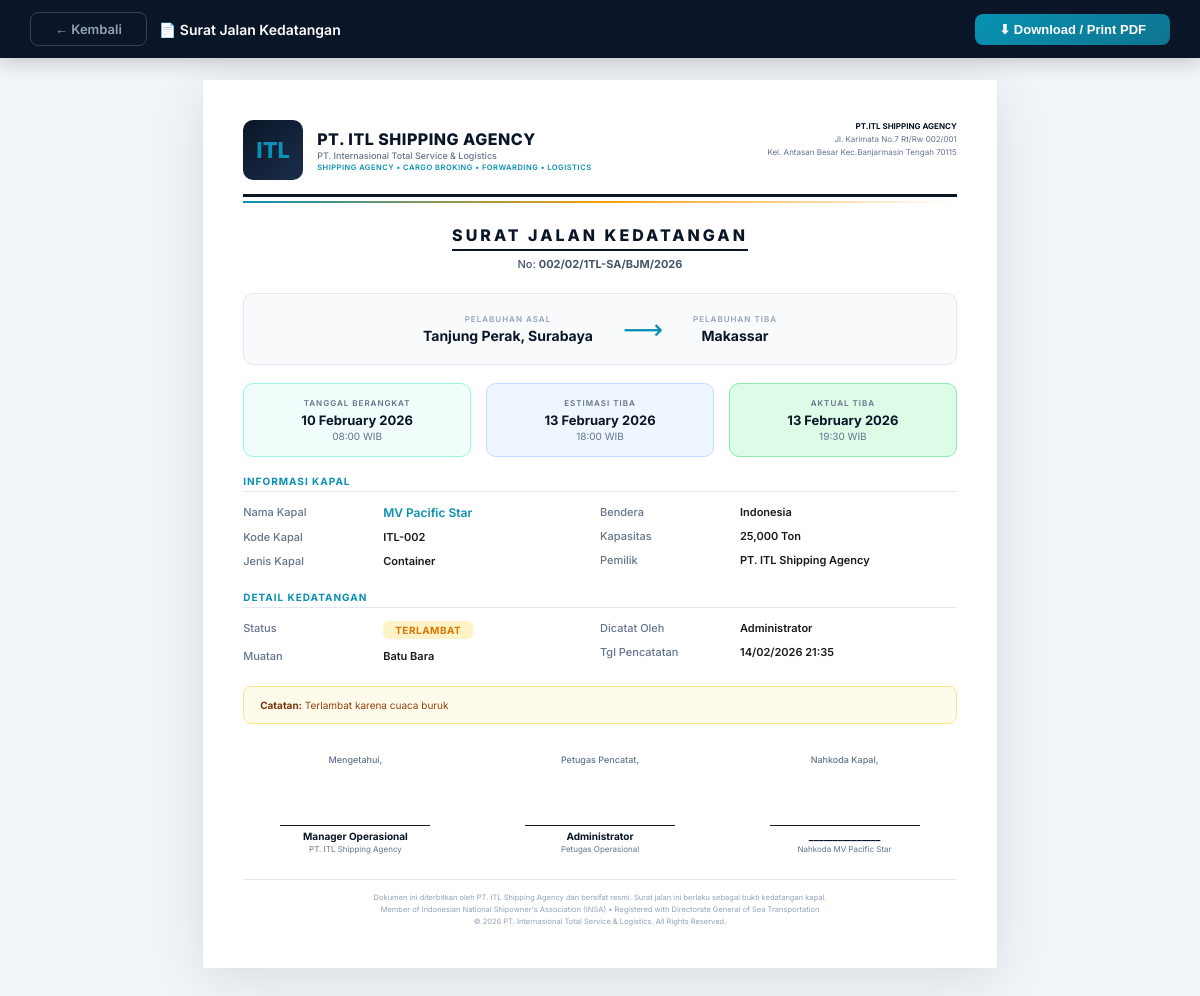
/kedatangan/surat_jalan.php?id=2 (signed in), run on the app's committed database.
### tables this page shows
CREATE TABLE `kedatangan` (
  `id` int(11) NOT NULL,
  `id_kapal` int(11) NOT NULL,
  `id_keberangkatan` int(11) DEFAULT NULL,
  `pelabuhan_asal` varchar(100) NOT NULL,
  `pelabuhan_tiba` varchar(100) NOT NULL,
  `tanggal_tiba` datetime NOT NULL,
  `tanggal_aktual_tiba` datetime DEFAULT NULL,
  `status` enum('menunggu','tiba','terlambat','batal') NOT NULL DEFAULT 'menunggu',
  `catatan` text DEFAULT NULL,
  `created_by` int(11) DEFAULT NULL,
  `created_at` datetime NOT NULL DEFAULT current_timestamp(),
  `updated_at` datetime NOT NULL DEFAULT current_timestamp() ON UPDATE current_timestamp()
);

CREATE TABLE `keberangkatan` (
  `id` int(11) NOT NULL,
  `id_kapal` int(11) NOT NULL,
  `pelabuhan_asal` varchar(100) NOT NULL,
  `pelabuhan_tujuan` varchar(100) NOT NULL,
  `tanggal_berangkat` datetime NOT NULL,
  `muatan` varchar(100) DEFAULT NULL,
  `berat_muatan` int(11) DEFAULT 0,
  `status` enum('dijadwalkan','berlayar','selesai','batal') NOT NULL DEFAULT 'dijadwalkan',
  `catatan` text DEFAULT NULL,
  `created_by` int(11) DEFAULT NULL,
  `created_at` datetime NOT NULL DEFAULT current_timestamp(),
  `updated_at` datetime NOT NULL DEFAULT current_timestamp() ON UPDATE current_timestamp()
);

CREATE TABLE `kapal` (
  `id` int(11) NOT NULL,
  `nama_kapal` varchar(100) NOT NULL,
  `kode_kapal` varchar(30) NOT NULL,
  `jenis_kapal` varchar(50) DEFAULT NULL,
  `bendera` varchar(50) DEFAULT NULL,
  `kapasitas_ton` int(11) DEFAULT 0,
  `pemilik` varchar(100) DEFAULT NULL,
  `keterangan` text DEFAULT NULL,
  `status` enum('aktif','nonaktif') NOT NULL DEFAULT 'aktif',
  `created_at` datetime NOT NULL DEFAULT current_timestamp(),
  `updated_at` datetime NOT NULL DEFAULT current_timestamp() ON UPDATE current_timestamp()
);

CREATE TABLE `users` (
  `id` int(11) NOT NULL,
  `username` varchar(50) NOT NULL,
  `password` varchar(255) NOT NULL,
  `nama_lengkap` varchar(100) NOT NULL,
  `email` varchar(100) DEFAULT NULL,
  `no_telepon` varchar(20) DEFAULT NULL,
  `level` enum('admin','pimpinan','petugas') NOT NULL DEFAULT 'petugas',
  `foto` varchar(255) DEFAULT NULL,
  `created_at` datetime NOT NULL DEFAULT current_timestamp(),
  `updated_at` datetime NOT NULL DEFAULT current_timestamp() ON UPDATE current_timestamp()
);

### kedatangan/surat_jalan.php (the view, shortened to what this page needs)
<?php
require_once __DIR__ . '/../config/database.php';
$id = (int)($_GET['id'] ?? 0);
$stmt = $pdo->prepare("
    SELECT kd.*, kp.nama_kapal, kp.kode_kapal, kp.jenis_kapal, kp.bendera, kp.kapasitas_ton, kp.pemilik,
           u.nama_lengkap as pencatat,
           kb.pelabuhan_asal as kb_asal, kb.pelabuhan_tujuan as kb_tujuan, kb.tanggal_berangkat, kb.muatan, kb.berat_muatan
    FROM kedatangan kd
    JOIN kapal kp ON kd.id_kapal = kp.id
    LEFT JOIN users u ON kd.created_by = u.id
    LEFT JOIN keberangkatan kb ON kd.id_keberangkatan = kb.id
    WHERE kd.id = ?
");
$stmt->execute([$id]);
$d = $stmt->fetch();
$no_surat = str_pad($d['id'], 3, '0', STR_PAD_LEFT) . '/' . date('m', strtotime($d['tanggal_tiba'])) . '/1TL-SA/BJM/' . date('Y', strtotime($d['tanggal_tiba']));
?>
<!DOCTYPE html>
<html lang="id">
<head>
</head>
<body>
    <div class="print-bar no-print">
        <div style="display:flex;align-items:center;gap:12px">
            <a href="javascript:history.back()" class="btn-action btn-back">← Kembali</a>
            <span>📄 Surat Jalan Kedatangan</span>
        </div>
        <button class="btn-action btn-print" onclick="window.print()">⬇ Download / Print PDF</button>
    </div>
    <div class="surat-container">
        <div class="kop-surat">
            <div class="kop-left">
                <div class="kop-logo">ITL</div>
                <div class="kop-info">
                    <h1>PT. ITL SHIPPING AGENCY</h1>
                    <div class="sub">PT. Internasional Total Service & Logistics</div>
                    <div class="tagline">Shipping Agency • Cargo Broking • Forwarding • Logistics</div>
                </div>
            </div>
            <div class="kop-right">
                <strong>PT.ITL SHIPPING AGENCY</strong><br>
                Jl. Karimata No.7 Rt/Rw 002/001<br>
                Kel. Antasan Besar Kec.Banjarmasin Tengah 70115<br>
            </div>
        </div>
        <div class="accent-line"></div>
        <div class="surat-title">
            <h2>Surat Jalan Kedatangan</h2>
            <div class="nomor">No: <strong><?= $no_surat ?></strong></div>
        </div>
        <div class="route-box">
            <div class="route-point">
                <div class="port-label">Pelabuhan Asal</div>
                <div class="port-name"><?= htmlspecialchars($d['pelabuhan_asal']) ?></div>
            </div>
            <div class="route-arrow">⟶</div>
            <div class="route-point">
                <div class="port-label">Pelabuhan Tiba</div>
                <div class="port-name"><?= htmlspecialchars($d['pelabuhan_tiba']) ?></div>
            </div>
        </div>
        <div class="timeline-box">
            <?php if ($d['tanggal_berangkat']): ?>
            <div class="timeline-card departed">
                <div class="tl-label">Tanggal Berangkat</div>
                <div class="tl-date"><?= date('d F Y', strtotime($d['tanggal_berangkat'])) ?></div>
                <div class="tl-time"><?= date('H:i', strtotime($d['tanggal_berangkat'])) ?> WIB</div>
            </div>
            <?php endif; ?>
            <div class="timeline-card arrival">
                <div class="tl-label">Estimasi Tiba</div>
                <div class="tl-date"><?= date('d F Y', strtotime($d['tanggal_tiba'])) ?></div>
                <div class="tl-time"><?= date('H:i', strtotime($d['tanggal_tiba'])) ?> WIB</div>
            </div>
            <?php if ($d['tanggal_aktual_tiba']): ?>
            <div class="timeline-card actual">
                <div class="tl-label">Aktual Tiba</div>
                <div class="tl-date"><?= date('d F Y', strtotime($d['tanggal_aktual_tiba'])) ?></div>
                <div class="tl-time"><?= date('H:i', strtotime($d['tanggal_aktual_tiba'])) ?> WIB</div>
            </div>
            <?php endif; ?>
        </div>
        <div class="info-section">
            <div class="section-title">Informasi Kapal</div>
            <div class="info-grid">
                <div>
                    <div class="info-row">
                        <span class="info-label">Nama Kapal</span>
                        <span class="info-value highlight"><?= htmlspecialchars($d['nama_kapal']) ?></span>
                    </div>
                    <div class="info-row">
                        <span class="info-label">Kode Kapal</span>
                        <span class="info-value"><?= htmlspecialchars($d['kode_kapal']) ?></span>
                    </div>
                    <div class="info-row">
                        <span class="info-label">Jenis Kapal</span>
                        <span class="info-value"><?= htmlspecialchars($d['jenis_kapal'] ?? '-') ?></span>
                    </div>
                </div>
                <div>
                    <div class="info-row">
                        <span class="info-label">Bendera</span>
                        <span class="info-value"><?= htmlspecialchars($d['bendera'] ?? '-') ?></span>
                    </div>
                    <div class="info-row">
                        <span class="info-label">Kapasitas</span>
                        <span class="info-value"><?= number_format($d['kapasitas_ton']) ?> Ton</span>
                    </div>
                    <div class="info-row">
                        <span class="info-label">Pemilik</span>
                        <span class="info-value"><?= htmlspecialchars($d['pemilik'] ?? '-') ?></span>
                    </div>
                </div>
            </div>
        </div>
        <div class="info-section">
            <div class="section-title">Detail Kedatangan</div>
            <div class="info-grid">
                <div>
                    <div class="info-row">
                        <span class="info-label">Status</span>
                        <span class="info-value">
                            <span class="status-badge status-<?= $d['status'] ?>"><?= ucfirst($d['status']) ?></span>
                        </span>
                    </div>
                    <?php if ($d['muatan']): ?>
                    <div class="info-row">
                        <span class="info-label">Muatan</span>
                        <span class="info-value"><?= htmlspecialchars($d['muatan']) ?></span>
                    </div>
                    <?php endif; ?>
                </div>
                <div>
                    <div class="info-row">
                        <span class="info-label">Dicatat Oleh</span>
                        <span class="info-value"><?= htmlspecialchars($d['pencatat'] ?? '-') ?></span>
                    </div>
                    <div class="info-row">
                        <span class="info-label">Tgl Pencatatan</span>
                        <span class="info-value"><?= date('d/m/Y H:i', strtotime($d['created_at'])) ?></span>
                    </div>
                </div>
            </div>
        </div>
        <?php if ($d['catatan']): ?>
        <div class="catatan-box">
            <strong>Catatan:</strong> <?= htmlspecialchars($d['catatan']) ?>
        </div>
        <?php endif; ?>
        <div class="signatures">
            <div class="sig-block">
                <div class="sig-title">Mengetahui,</div>
                <div class="sig-space"></div>
                <div class="sig-line">Manager Operasional</div>
                <div class="sig-role">PT. ITL Shipping Agency</div>
            </div>
            <div class="sig-block">
                <div class="sig-title">Petugas Pencatat,</div>
                <div class="sig-space"></div>
                <div class="sig-line"><?= htmlspecialchars($d['pencatat'] ?? '_______________') ?></div>
                <div class="sig-role">Petugas Operasional</div>
            </div>
            <div class="sig-block">
                <div class="sig-title">Nahkoda Kapal,</div>
                <div class="sig-space"></div>
                <div class="sig-line">_______________</div>
                <div class="sig-role">Nahkoda <?= htmlspecialchars($d['nama_kapal']) ?></div>
            </div>
        </div>
        <div class="footer-note">
            Dokumen ini diterbitkan oleh PT. ITL Shipping Agency dan bersifat resmi. Surat jalan ini berlaku sebagai bukti kedatangan kapal.<br>
            Member of Indonesian National Shipowner's Association (INSA) • Registered with Directorate General of Sea Transportation<br>
            © <?= date('Y') ?> PT. Internasional Total Service & Logistics. All Rights Reserved.
        </div>
    </div>
</body>
</html>

### data on the page
kedatangan: no_surat "002/02/1TL-SA/BJM/2026", pelabuhan_asal "Tanjung Perak, Surabaya", pelabuhan_tiba "Makassar", id_keberangkatan.tanggal_berangkat "10 February 2026", id_keberangkatan.tanggal_berangkat "08:00", tanggal_tiba "13 February 2026", tanggal_tiba "18:00", tanggal_aktual_tiba "13 February 2026", tanggal_aktual_tiba "19:30", id_kapal.nama_kapal "MV Pacific Star", id_kapal.kode_kapal "ITL-002", id_kapal.jenis_kapal "Container", id_kapal.bendera "Indonesia", id_kapal.kapasitas_ton "25,000", id_kapal.pemilik "PT. ITL Shipping Agency", status "TERLAMBAT", id_keberangkatan.muatan "Batu Bara", created_by.nama_lengkap "Administrator", created_at "14/02/2026 21:35", catatan "Terlambat karena cuaca buruk"
